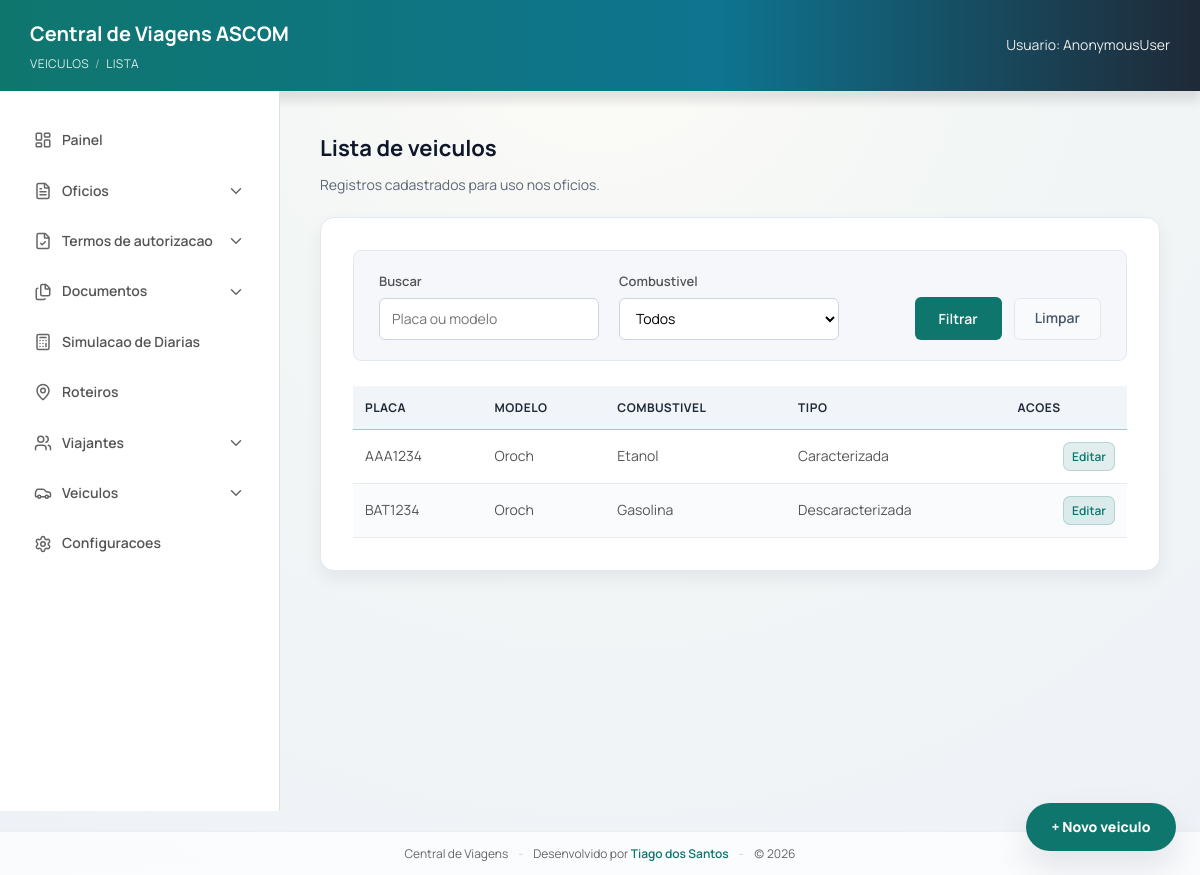
The app's page /veiculos/, older data.
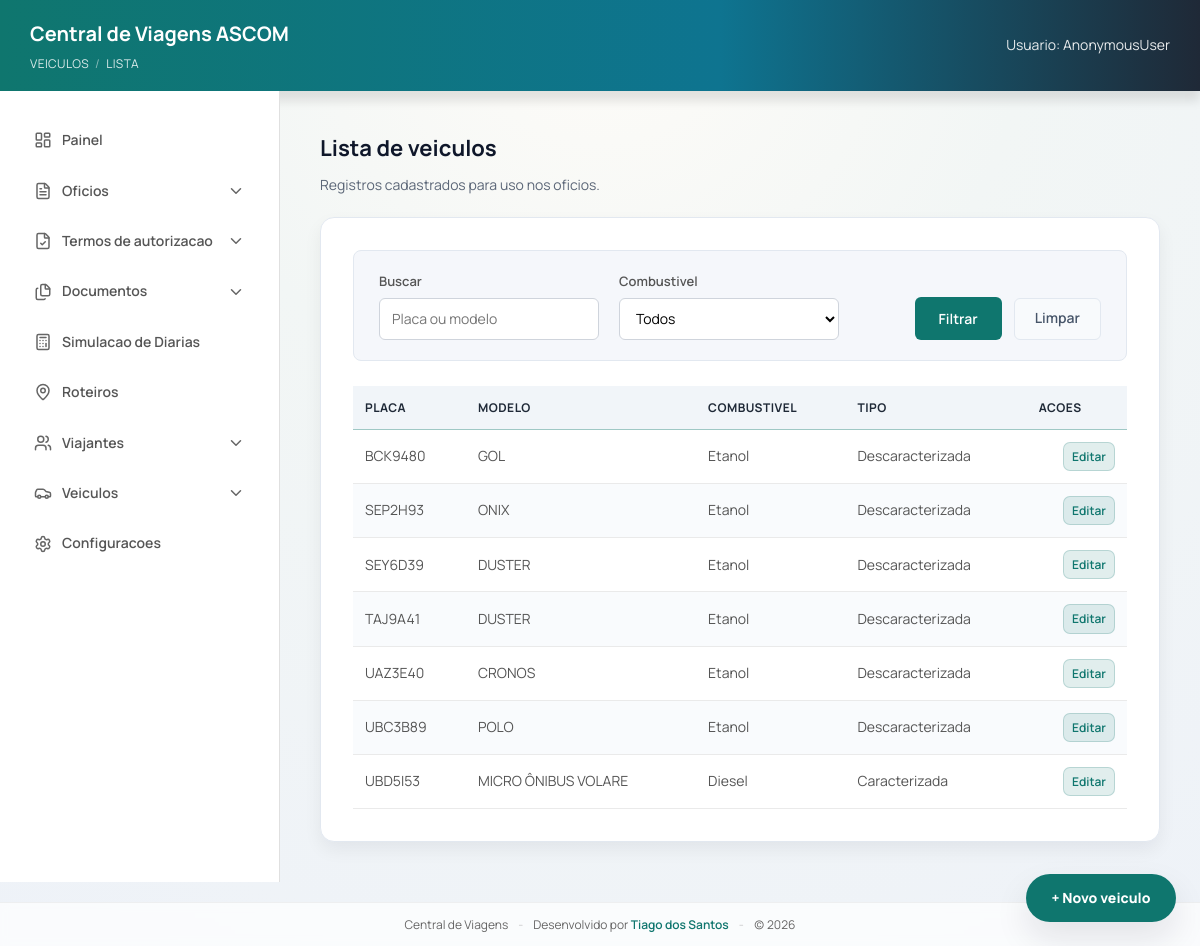
The same page, newer data.
### viagens/models.py (models this page shows, shortened)
class Veiculo(models.Model):
    placa = models.CharField(max_length=10, unique=True)
    modelo = models.CharField(max_length=120)
    combustivel = models.CharField(max_length=80)
    tipo_viatura = models.CharField(
        max_length=20,
        blank=True,
        choices=[("CARACTERIZADA", "Caracterizada"), ("DESCARACTERIZADA", "Descaracterizada")],
        default="DESCARACTERIZADA"
    )

### viagens/views/_shared.py (the view)
# urls.py: path("veiculos/", views.veiculos_lista, name="veiculos_lista"),
@require_http_methods(["GET"])
def veiculos_lista(request):
    q = request.GET.get("q", "").strip()
    combustivel = request.GET.get("combustivel", "").strip()
    veiculos = Veiculo.objects.all()
    if q:
        veiculos = veiculos.filter(
            models.Q(placa__icontains=q) | models.Q(modelo__icontains=q)
        )
    if combustivel:
        veiculos = veiculos.filter(combustivel__iexact=combustivel)
    veiculos = veiculos.order_by("placa")
    combustivel_choices = _get_combustivel_choices()
    paginator = Paginator(veiculos, 12)
    page_obj = paginator.get_page(request.GET.get("page"))
    params = request.GET.copy()
    params.pop("page", None)
    querystring = params.urlencode()
    return render(
        request,
        "viagens/veiculos_list.html",
        {
            "veiculos": page_obj,
            "page_obj": page_obj,
            "querystring": querystring,
            "q": q,
            "combustivel_choices": combustivel_choices,
            "combustivel_selecionado": combustivel,
        },
    )

### viagens/context_processors.py (called while the page is built)
def mask_settings(request):
    return {
        "PROTOCOLO_MASK": getattr(settings, "PROTOCOLO_MASK", None),
        "CURRENT_YEAR": str(timezone.localdate().year),
    }

### viagens/views/_shared.py (called while the page is built)
def _get_combustivel_choices() -> list[str]:
    custom = getattr(settings, "COMBUSTIVEL_CHOICES", None)
    if custom:
        return list(custom)
    return list(DEFAULT_COMBUSTIVEL_CHOICES)

### viagens/templates/viagens/veiculos_list.html (shortened to what this page needs)
{% extends "viagens/base.html" %}
{% block breadcrumb %}
  Veiculos <span class="breadcrumb-sep">/</span> Lista
{% endblock %}
{% block content %}
  <h2 class="page-title">Lista de veiculos</h2>
  <p class="page-subtitle">Registros cadastrados para uso nos oficios.</p>
  <div class="list-card">
    <div class="filter-bar">
      <form method="get" class="filter-form">
        <div class="filter-left">
          <div class="filter-group">
            <label>Buscar</label>
            <input type="text" name="q" value="{{ q }}" placeholder="Placa ou modelo" />
          </div>
          <div class="filter-group">
            <label>Combustivel</label>
            <select name="combustivel">
              <option value="">Todos</option>
            </select>
          </div>
        </div>
        <div class="filter-actions">
          <button type="submit" class="btn-primary">Filtrar</button>
          <a href="{% url 'veiculos_lista' %}" class="btn-clear">Limpar</a>
        </div>
      </form>
    </div>
    {% if veiculos %}
      <table class="table">
        <thead>
          <tr>
            <th>Placa</th>
            <th>Modelo</th>
            <th>Combustivel</th>
            <th>Tipo</th>
            <th class="table-actions-header">Acoes</th>
          </tr>
        </thead>
        <tbody>
          {% for veiculo in veiculos %}
            <tr>
              <td>{{ veiculo.placa }}</td>
              <td>{{ veiculo.modelo }}</td>
              <td>{{ veiculo.combustivel }}</td>
              <td>{{ veiculo.get_tipo_viatura_display|default:"-" }}</td>
              <td class="table-actions-cell">
                <a href="{% url 'veiculo_editar' veiculo.id %}" class="btn-edit">Editar</a>
              </td>
            </tr>
          {% endfor %}
        </tbody>
      </table>
    {% endif %}
  </div>
  <div class="fab-stack" aria-label="Atalhos">
    <a class="fab" href="{% url 'veiculo_cadastro' %}">+ Novo veiculo</a>
  </div>
{% endblock %}

Row changes from the older to the newer data that the page shows:
removed Veiculo: placa "AAA1234", modelo "Oroch", combustivel "Etanol", tipo_viatura "Caracterizada"
removed Veiculo: placa "BAT1234", modelo "Oroch", combustivel "Gasolina", tipo_viatura "Descaracterizada"
added Veiculo: placa "BCK9480", modelo "GOL", combustivel "Etanol", tipo_viatura "Descaracterizada"
added Veiculo: placa "SEP2H93", modelo "ONIX", combustivel "Etanol", tipo_viatura "Descaracterizada"
added Veiculo: placa "SEY6D39", modelo "DUSTER", combustivel "Etanol", tipo_viatura "Descaracterizada"
added Veiculo: placa "TAJ9A41", modelo "DUSTER", combustivel "Etanol", tipo_viatura "Descaracterizada"
added Veiculo: placa "UAZ3E40", modelo "CRONOS", combustivel "Etanol", tipo_viatura "Descaracterizada"
added Veiculo: placa "UBC3B89", modelo "POLO", combustivel "Etanol", tipo_viatura "Descaracterizada"
added Veiculo: placa "UBD5I53", modelo "MICRO ÔNIBUS VOLARE", combustivel "Diesel", tipo_viatura "Caracterizada"
